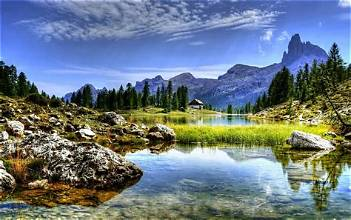
#> input picture Day24/input_images/landscape.jpg, 351 x 220 px, found by its file name
$ python rotate.py
#> lines starting #> are read from the running program, lines starting #| are printed output that depends on the picture

import cv2
import os

input_folder = "input_images"
output_folder = "output"

image_files = [
    "landscape.jpg",
    "person.jpg",
    "vehicle.jpg",
    "document.jpg",
    "object.jpg"
]

print("\n========== IMAGE ROTATION ==========\n")

for image_name in image_files:

    image_path = os.path.join(input_folder, image_name)
    img = cv2.imread(image_path)
#> img is the input picture: shape (220, 351, 3); mean B, G, R 132.4, 121.2, 107.1

    if img is None:
        print("Image not found:", image_name)
        continue

    category = os.path.splitext(image_name)[0]
    save_folder = os.path.join(output_folder, category)

    os.makedirs(save_folder, exist_ok=True)

    # Rotate image by 90 degrees clockwise
    rotated_90 = cv2.rotate(img, cv2.ROTATE_90_CLOCKWISE)
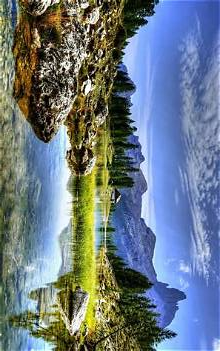
#> rotated_90: shape (351, 220, 3); mean B, G, R 132.4, 121.2, 107.1

    # Rotate image by 180 degrees
    rotated_180 = cv2.rotate(img, cv2.ROTATE_180)
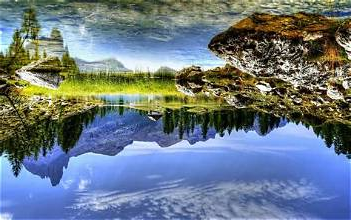
#> rotated_180: shape (220, 351, 3); mean B, G, R 132.4, 121.2, 107.1

    # Rotate image by 270 degrees clockwise
    rotated_270 = cv2.rotate(img, cv2.ROTATE_90_COUNTERCLOCKWISE)
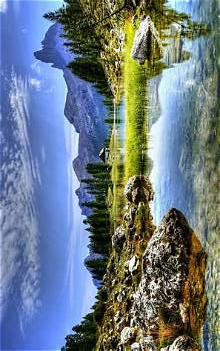
#> rotated_270: shape (351, 220, 3); mean B, G, R 132.4, 121.2, 107.1

    rotations = {
        "90": rotated_90,
        "180": rotated_180,
        "270": rotated_270
    }

    for angle, rotated_image in rotations.items():

        output_path = os.path.join(
            save_folder,
            f"rotated_{angle}.jpg"
        )

        cv2.imwrite(output_path, rotated_image)

        print("Image:", image_name)
        print("Rotation:", angle, "degrees")
        print("Rotated Shape:", rotated_image.shape)
        print("Saved:", output_path)
        print("--------------------------------")
#> this loop made 3 passes
#> angle on passes 1 to 3: '90', '180', '270'
#> (printed output is left out)
#> pass 2 of the loop `for image_name in image_files:`:
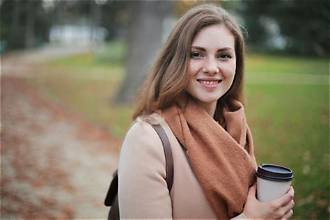
#> input picture Day24/input_images/person.jpg, 330 x 220 px, found by its file name
#> img is the input picture: shape (220, 330, 3); mean B, G, R 100.4, 119.7, 132.4
#> rotated_90: shape (330, 220, 3)
#> `rotated_180 = cv2.rotate(img, cv2.ROTATE_180)`:
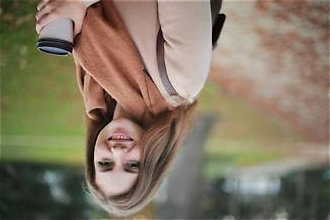
#> rotated_180: shape (220, 330, 3); mean B, G, R 100.4, 119.7, 132.4
#> `rotated_270 = cv2.rotate(img, cv2.ROTATE_90_COUNTERCLOCKWISE)`:
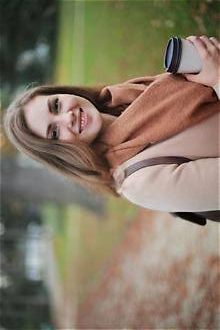
#> rotated_270: shape (330, 220, 3); mean B, G, R 100.4, 119.7, 132.4
#> the loop `for angle, rotated_image in rotations.items(): ` made 3 passes
#> (printed output is left out)

print("\n========== ROTATION COMPLETED ==========")
